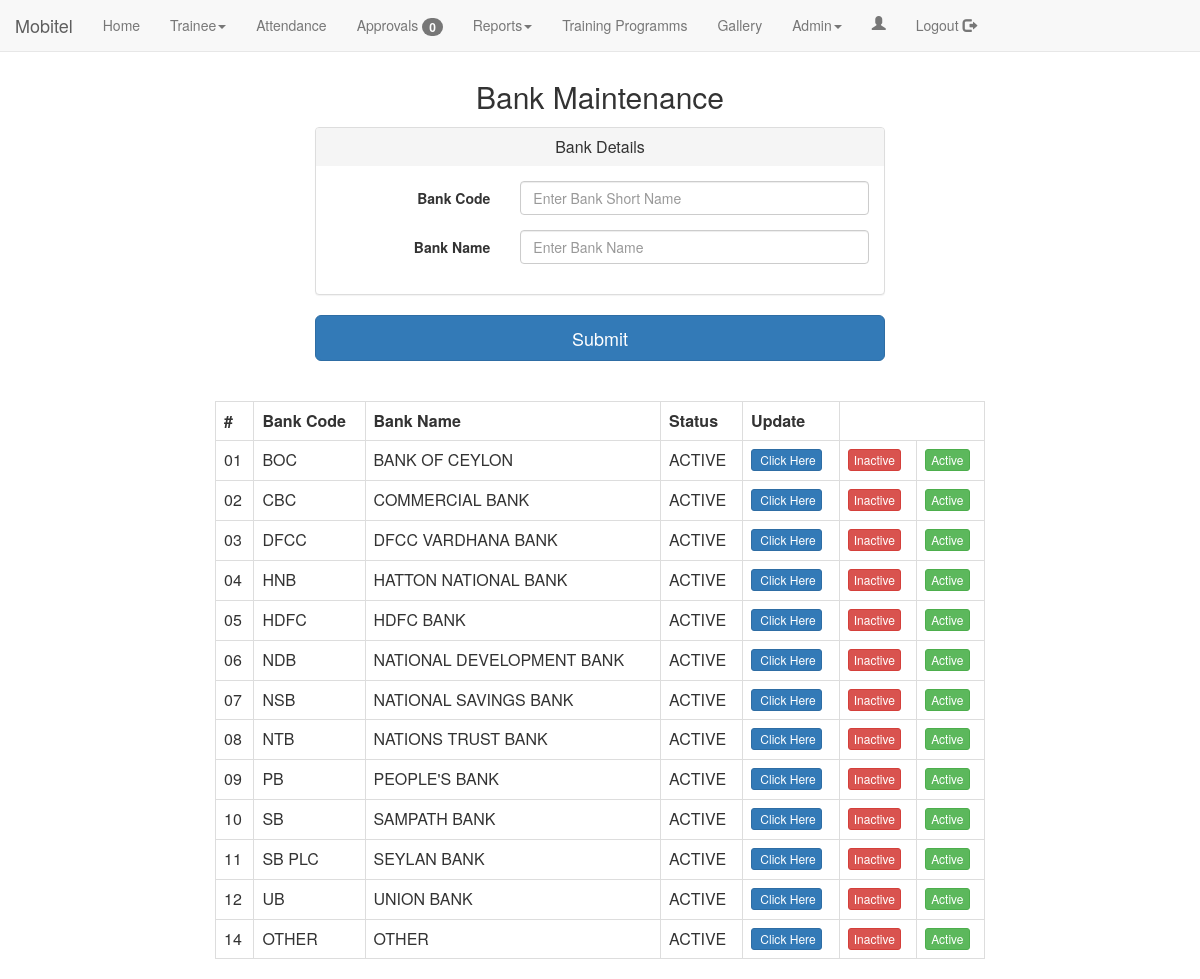
Page /bankMaintenance.php (signed in) on the committed database.
### tables this page shows
CREATE TABLE IF NOT EXISTS `tbl_bank` (
  `tblBankID` int(2) unsigned zerofill NOT NULL AUTO_INCREMENT,
  `Bank_Code` varchar(50) NOT NULL,
  `Bank_Name` varchar(255) NOT NULL,
  `flag` varchar(8) NOT NULL DEFAULT 'ACTIVE',
  PRIMARY KEY (`tblBankID`)
);

### bankMaintenance.php (the view, shortened to what this page needs)
<?php include("db.php"); ?>
<html>
<head>
    <?php include("header.php") ?>
</head>
<body data-spy="scroll" data-target=".navbar" data-offset="50">
<br><br><br>
<div>
    <center>
        <h2>Bank Maintenance</h2>
    </center>
</div>
<center>
    <form class="form-horizontal" method="post" action="#">
        <div class="container col-md-6 col-md-offset-3 ">
            <div class="panel-group">
                <div class="panel panel-default">
                    <div class="panel-heading">
                        <h4 class="panel-title ">
                            Bank Details
                        </h4>
                    </div>
                    <div>
                        <div class="panel-body">
                            <div class="form-group">
                                <label for="inputText2" class="col-sm-4 control-label">Bank Code</label>
                                <div class="col-sm-8">
                                    <input type="text" class="form-control" name="v_Bank_Code"
                                           id="v_Bank_Code"
                                           placeholder="Enter Bank Short Name" onblur="this.value=this.value.toUpperCase()" autofocus="autofocus"
                                           value=<?php if (isset($_POST['btnSubmit'])) {
                                               echo $_POST['v_Bank_Code'];
                                           } ?>>
                                </div>
                            </div>
                            <div class="form-group">
                                <label for="inputText2" class="col-sm-4 control-label">Bank Name </label>
                                <div class="col-sm-8">
                                    <input type="text" class="form-control" name="v_Bank_Name"
                                           id="v_Bank_Name"
                                           placeholder="Enter Bank Name" onblur="this.value=this.value.toUpperCase()" value="<?php if (isset($_POST['btnSubmit'])) {
                                        echo $_POST['v_Bank_Name'];
                                    } ?>">
                                </div>
                            </div>
                        </div>
                    </div>
                </div>
            </div>
            <input type="submit" class="btn btn-primary btn-lg btn-block" name="btnSubmit">
        </div>
    </form>
</center>
<form action="RegisterAction">
    <div class="container col-md-8 col-md-offset-2">
        <br>
        <br>
        <table class="table table-hover table-bordered ">
            <tr>
                <th>#</th>
                <th>Bank Code</th>
                <th>Bank Name</th>
                <th>Status</th>
                <th>Update</th>
            </tr>
            <?php
            $sql = "SELECT * FROM tbl_bank";
            $bank_data = $con->query($sql);
            if ($bank_data->num_rows >= 1) {
                while ($row = mysqli_fetch_assoc($bank_data)) :?>
                    <tr>
                        <td><?php echo $row['tblBankID']; ?></td>
                        <td><?php echo $row['Bank_Code']; ?></td>
                        <td><?php echo $row['Bank_Name']; ?></td>
                        <td><?php echo $row['flag']; ?></td>
                        <td>
                            <a href='bankMaintenanceUpdate.php?id=<?php echo $row["tblBankID"] ?>'
                               class="btn btn-primary btn-xs">&nbsp;Click Here</a>
                        </td>
                        <td>
                            <a href='bankMaintenanceUpdate.php?idStatus=<?php echo $row["tblBankID"] ?>'
                               class="btn btn-danger btn-xs">Inactive</a>
                        </td>
                        <td>
                            <a href='bankMaintenanceUpdate.php?idStatus1=<?php echo $row["tblBankID"] ?>'
                               class="btn btn-success btn-xs">Active</a>
                        </td>
                    </tr>
                    <?php
                endwhile;
            } ?>
        </table>
    </div>
</form>
</body>
</html>

### header.php (shortened to what this page needs)
<?php include("db.php"); ?>
<?php
$sql = "SELECT * FROM tbl_trainee WHERE flag='"."PENDING"."' " ;
$result=mysqli_query($con,$sql);
$count=mysqli_num_rows($result);
$id_user = "";
if (empty($_SESSION["user_id"])) {
    header("Location:index.php");
}else{
    $id_user = $_SESSION["user_id"];
}
$sql = "SELECT * FROM tbl_accesspoint WHERE id_user='$id_user' ";
$accesspoint_data = $con->query($sql);
$access_point_db="";
if ($accesspoint_data->num_rows >= 1) {
    while ($row = mysqli_fetch_assoc($accesspoint_data)){
        $access_point_db =$row['access_point'];
    }
}
?>
<html>
<head>
    <link rel="stylesheet" href="bootstrap/css/bootstrap.min.css">
</head>
<body>
    <nav class="navbar navbar-default navbar-fixed-top">
        <div class="container-fluid">
            <div class="navbar-header ">
            <a class="navbar-brand" href="#">Mobitel</a>
        </div>
        <div class="collapse navbar-collapse" id="bs-example-navbar-collapse-1">
            <ul class="nav navbar-nav ">
                <li><a href="index1.php">Home <span class="sr-only">(current)</span></a></li>
                <?php
                $access_point = explode(",",$access_point_db);
                if(in_array("5", $access_point)):?>
                <li class="dropdown">
                    <a href="#" class="dropdown-toggle" data-toggle="dropdown" role="button" aria-haspopup="true"
                    aria-expanded="false">Trainee<span class="caret"></span></a>
                </li>
            <?php endif;
            ?>
            <?php
            $access_point = explode(",",$access_point_db);
            if(in_array("6", $access_point)):?>
            <li><a href="attendanceMark.php">Attendance</a></li>
            <?php
            else:?>
            <li><a href="attendanceMark.php" style="display: none;">Attendance</a></li>
        <?php endif;?>
        <?php
        $access_point = explode(",",$access_point_db);
        if(in_array("7", $access_point)):?>
        <li><a href="approvals.php">Approvals <span class="badge"><?php echo $count; ?></span></a></li>
        <?php
        else:?>
        <li><a href="approvals.php" style="display: none;">Approvals <span class="badge"><?php echo $count; ?></span></a></li>
    <?php endif;?>
    <?php
    $access_point = explode(",",$access_point_db);
    if(in_array("8", $access_point)):?>
    <li class="dropdown">
        <a href="rptTrainee.php" class="dropdown-toggle" data-toggle="dropdown" role="button" aria-haspopup="true"
        aria-expanded="false">Reports<span class="caret"></span></a>
    </li>
<?php endif;?>
<?php
$access_point = explode(",",$access_point_db);
if(in_array("9", $access_point)):?>
<li><a href="news.php">Training Programms</a></li>
<?php
else:?>
<li><a href="news.php" style="display: none;">Training Programms</a></li>
<?php endif;?>
<?php
$access_point = explode(",",$access_point_db);
if(in_array("10", $access_point)):?>
<li><a href="gallery.php">Gallery</a></li>
<?php
else:?>
<li><a href="gallery.php" style="display: none;">Gallery</a></li>
<?php endif;?>
<?php
$access_point = explode(",",$access_point_db);
if(in_array("11", $access_point)):?>
<li class="dropdown">
    <a href="#" class="dropdown-toggle" data-toggle="dropdown" role="button" aria-haspopup="true"
    aria-expanded="false">Admin<span class="caret"></span></a>
</li>
<?php endif;?>
<?php
$access_point = explode(",",$access_point_db);
if(in_array("12", $access_point)):?>
<li class="dropdown">
    <a href="#" class="dropdown-toggle" data-toggle="dropdown" role="button" aria-haspopup="true"
    aria-expanded="false"><span class="glyphicon glyphicon-user" aria-hidden="true"></span></a>
    </li>
<?php endif;?>
    <li><a href="Logout.php">Logout <span class="glyphicon glyphicon-log-out" aria-hidden="true"/> </a></li>
</ul>
                    </div>
                </div>
            </nav>
</body>
</html>

### rows in the picture
tbl_bank: tblBankID "01", Bank_Code "BOC", Bank_Name "BANK OF CEYLON", flag "ACTIVE"
tbl_bank: tblBankID "02", Bank_Code "CBC", Bank_Name "COMMERCIAL BANK", flag "ACTIVE"
tbl_bank: tblBankID "03", Bank_Code "DFCC", Bank_Name "DFCC VARDHANA BANK", flag "ACTIVE"
tbl_bank: tblBankID "04", Bank_Code "HNB", Bank_Name "HATTON NATIONAL BANK", flag "ACTIVE"
tbl_bank: tblBankID "05", Bank_Code "HDFC", Bank_Name "HDFC BANK", flag "ACTIVE"
tbl_bank: tblBankID "06", Bank_Code "NDB", Bank_Name "NATIONAL DEVELOPMENT BANK", flag "ACTIVE"
tbl_bank: tblBankID "07", Bank_Code "NSB", Bank_Name "NATIONAL SAVINGS BANK", flag "ACTIVE"
tbl_bank: tblBankID "08", Bank_Code "NTB", Bank_Name "NATIONS TRUST BANK", flag "ACTIVE"
tbl_bank: tblBankID "09", Bank_Code "PB", Bank_Name "PEOPLE'S BANK", flag "ACTIVE"
tbl_bank: tblBankID "10", Bank_Code "SB", Bank_Name "SAMPATH BANK", flag "ACTIVE"
tbl_bank: tblBankID "11", Bank_Code "SB PLC", Bank_Name "SEYLAN BANK", flag "ACTIVE"
tbl_bank: tblBankID "12", Bank_Code "UB", Bank_Name "UNION BANK", flag "ACTIVE"
tbl_bank: tblBankID "14", Bank_Code "OTHER", Bank_Name "OTHER", flag "ACTIVE"

### other values in the picture
$count "0"
